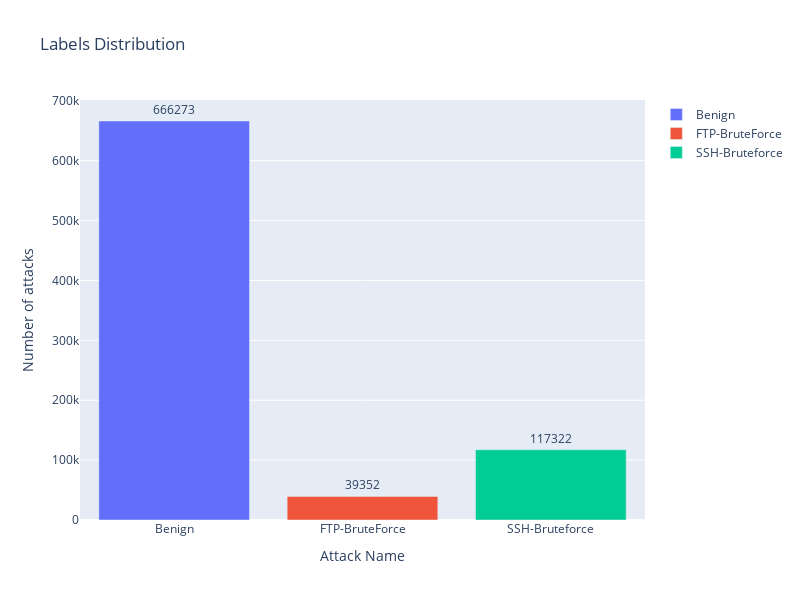

Notebook cell for this chart:
### Code cell
showAttackDistribution(withoutDuplicates[LABEL])

### Figure 1 — Plotly figure (JSON) as saved in the notebook; plotly's stock layout.template omitted (floating-point values rounded to 4 significant figures)
{"data": [{"name": "Benign", "orientation": "v", "text": "666273", "textposition": "outside", "type": "bar", "x": ["Benign"], "y": [666273]}, {"name": "FTP-BruteForce", "orientation": "v", "text": "39352", "textposition": "outside", "type": "bar", "x": ["FTP-BruteForce"], "y": [39352]}, {"name": "SSH-Bruteforce", "orientation": "v", "text": "117322", "textposition": "outside", "type": "bar", "x": ["SSH-Bruteforce"], "y": [117322]}], "layout": {"height": 600, "title": {"text": "Labels Distribution"}, "width": 800, "xaxis": {"title": {"text": "Attack Name"}}, "yaxis": {"title": {"text": "Number of attacks"}}}}
